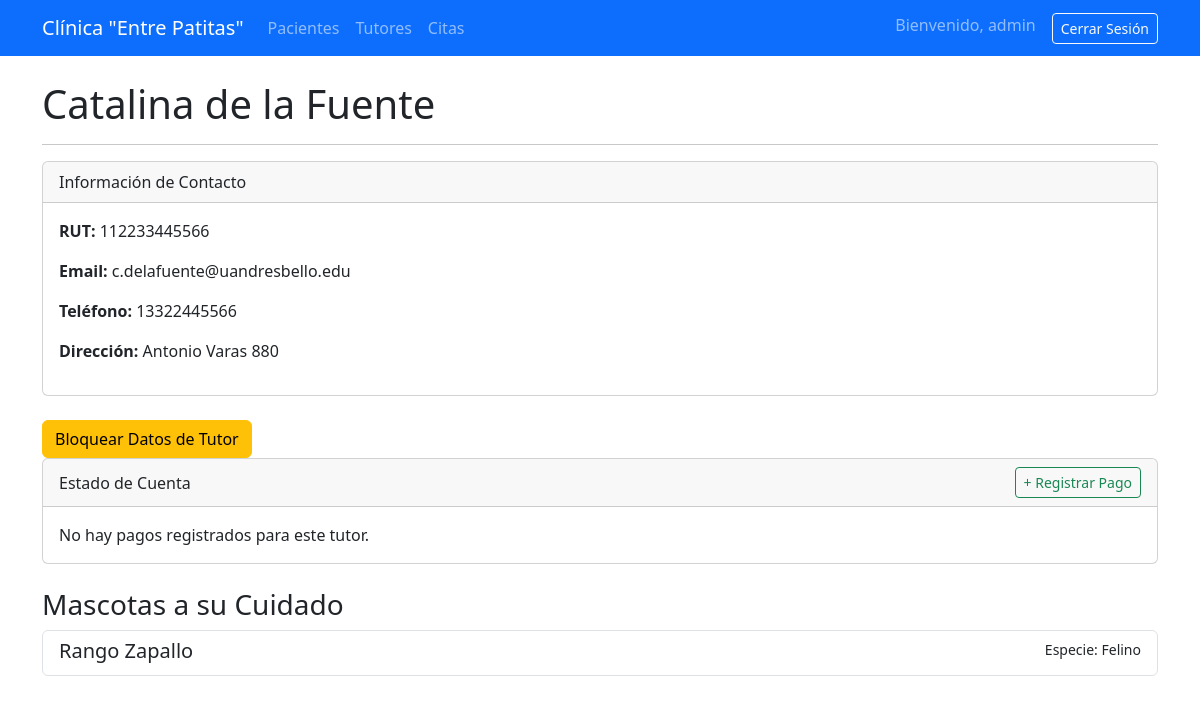
The page /gestion/tutores/1/ (signed in) on the database its author committed.
### app/models.py (models this page shows, shortened)
class Tutor(models.Model):
    nombre_completo = models.CharField(max_length=100)
    rut = models.CharField(max_length=12, unique=True)
    direccion = models.CharField(max_length=200)
    telefono = models.CharField(max_length=15)
    email = models.EmailField(unique=True)
    datos_bloqueados = models.BooleanField(default=False, verbose_name="Datos Bloqueados (No editar)")
    history = HistoricalRecords()
    def __str__(self):
        return self.nombre_completo

class Paciente(models.Model):
    foto = models.ImageField(upload_to='fotos_pacientes/', blank=True, null=True, verbose_name="Fotografía del Paciente")
    nombre = models.CharField(max_length=50)
    especie = models.CharField(max_length=50)
    raza = models.CharField(max_length=50)
    sexo = models.CharField(max_length=10)
    fecha_nacimiento = models.DateField()
    microchip_tatuaje = models.CharField(max_length=50, blank=True, null=True)
    alertas = models.ManyToManyField(AlertaClinica, blank=True, verbose_name="Alertas Clinicas")
    tutor = models.ForeignKey(Tutor, on_delete=models.CASCADE, related_name='pacientes')

### app/views.py (the view)
# urls.py: path('tutores/<int:tutor_id>/', views.detalle_tutor, name='detalle_tutor'),
@login_required
def detalle_tutor(request, tutor_id):
    tutor = get_object_or_404(Tutor, pk=tutor_id)
    LogEntry.objects.log_action(
        user_id=request.user.id,
        content_type_id=ContentType.objects.get_for_model(tutor).id,
        object_id=tutor.id,
        object_repr=str(tutor),
        action_flag=CHANGE,
        change_message="Acceso a los datos del tutor."
    )
    pacientes = tutor.pacientes.all()
    contexto = {
        'tutor': tutor,
        'pacientes': pacientes,
    }
    return render(request, 'gestion/detalle_tutor.html', contexto)

### app/templates/gestion/detalle_tutor.html (shortened to what this page needs)
{% extends 'gestion/base.html' %}
{% block content %}
    <h1>{{ tutor.nombre_completo}}</h1>
    <hr>
    <div class="card mb-4">
        <div class="card-header">Información de Contacto</div>
        <div class="card-body">
            <p><strong>RUT:</strong> {{ tutor.rut }}</p>
            <p><strong>Email:</strong> {{ tutor.email }}</p>
            <p><strong>Teléfono:</strong> {{ tutor.telefono }}</p>
            <p><strong>Dirección:</strong> {{ tutor.direccion }}</p>
        </div>
    </div>
    {% if tutor.datos_bloqueados %}
        <div class="alert alert-danger">
            <strong>Atención:</strong> Los datos de este tutor están bloqueados y no pueden ser modificados.
        </div>
    {% else %}
        <a href="{% url 'bloquear_datos_tutor' tutor.id %}" class="btn btn-warning">Bloquear Datos de Tutor</a>
    {% endif %}
    <div class="card mb-4">
        <div class="card-header d-flex justify-content-between align-items-center">
            Estado de Cuenta
            <a href="{% url 'registrar_pago_tutor' tutor.id %}" class="btn btn-outline-success btn-sm">+ Registrar Pago</a>
        </div>
        <div class="card-body">
            {% if tutor.pagos.all %}
                <table class="table table-sm table-hover">
                    <thead>
                        <tr>
                            <th>Fecha</th>
                            <th>Monto</th>
                            <th>Método</th>
                            <th>Notas / Cita Asociada</th>
                        </tr>
                    </thead>
                    <tbody>
                    {% for pago in tutor.pagos.all %}
                        <tr>
                            <td>{{ pago.fecha_pago }}</td>
                            <td>${{ pago.monto }}</td>
                            <td>{{ pago.metodo_pago }}</td>
                            <td>{% if pago.cita %}Abono para cita de {{pago.cita.paciente.nombre}}{% else %}{{ pago.notas|default:"--" }}{% endif %}</td>
                        </tr>
                    {% endfor %}
                    </tbody>
                </table>
            {% else %}
                <p class="mb-0">No hay pagos registrados para este tutor.</p>
            {% endif %}
        </div>
    </div>
    <h3>Mascotas a su Cuidado</h3>
    <div class="list-group">
        {% for paciente in pacientes %}
            <a href="{% url 'detalle_paciente' paciente.id %}" class="list-group-item list-group-item-action">
                <div class="d-flex w-100 justify-content-between">
                    <h5 class="mb-1">{{ paciente.nombre }}</h5>
                    <small>Especie: {{ paciente.especie }}</small>
                </div>
            </a>
        {% empty %}
            <div class="alert alert-info">Este tutor no tiene mascotas registradas.</div>
        {% endfor %}
    </div>
{% endblock %}

### app/templates/gestion/base.html (shortened to what this page needs)
{% load static %}
<!doctype html>
<html lang="es">
<head>
    <link href="https://cdn.jsdelivr.net/npm/bootstrap@5.3.3/dist/css/bootstrap.min.css" rel="stylesheet">
</head>
<body>
    <nav class="navbar navbar-expand-lg navbar-dark bg-primary">
        <div class="container">
            <a class="navbar-brand" href="{% url 'lista_pacientes' %}">Clínica "Entre Patitas"</a>
            <div class="collapse navbar-collapse">
                <ul class="navbar-nav me-auto mb-2 mb-lg-0">
                    <li class="nav-item">
                        <a class="nav-link" href="{% url 'lista_pacientes' %}">Pacientes</a>
                    </li>
                    <li class="nav-item">
                        <a class="nav-link" href="{% url 'lista_tutores' %}">Tutores</a>
                    </li>
                    <li class="nav-item">
                        <a class="nav-link" href="{% url 'calendario_citas' %}">Citas</a>
                    </li>
                </ul>
                <ul class="navbar-nav ms-auto mb-2 mb-lg-0">
                    {% if user.is_authenticated %}
                        <li class="nav-item">
                            <span class="navbar-text">
                                Bienvenido, {{ user.username }}
                            </span>
                        </li>
                        <li class="nav-item ms-3">
                            <form action="{% url 'logout' %}" method="post" class="d-inline">
                                <button type="submit" class="btn btn-outline-light btn-sm">Cerrar Sesión</button>
                            </form>
                        </li>
                    {% else %}
                        <li class="nav-item">
                            <a href="{% url 'login' %}" class="btn btn-outline-light btn-sm">Iniciar Sesión</a>
                        </li>
                    {% endif %}
                </ul>
            </div>
        </div>
    </nav>
    <main class="container mt-4">
        {% block content %}
        {% endblock %}
    </main>
</body>
</html>

### rows shown on the page
Tutor: nombre_completo "Catalina de la Fuente", rut "112233445566", email "c.delafuente@uandresbello.edu", telefono "13322445566", direccion "Antonio Varas 880"
Paciente: nombre "Rango Zapallo", especie "Felino"

### other values the page prints
{{ user.username }} "admin"
